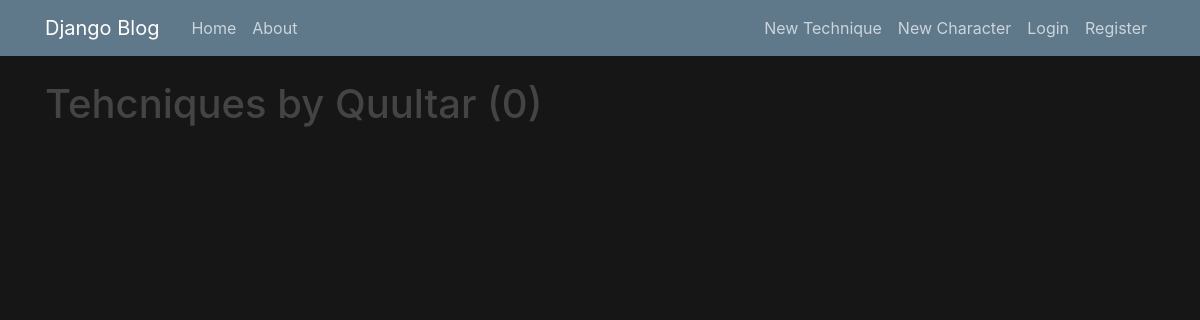
The app's page /unlimited/user/Quultar, older data.
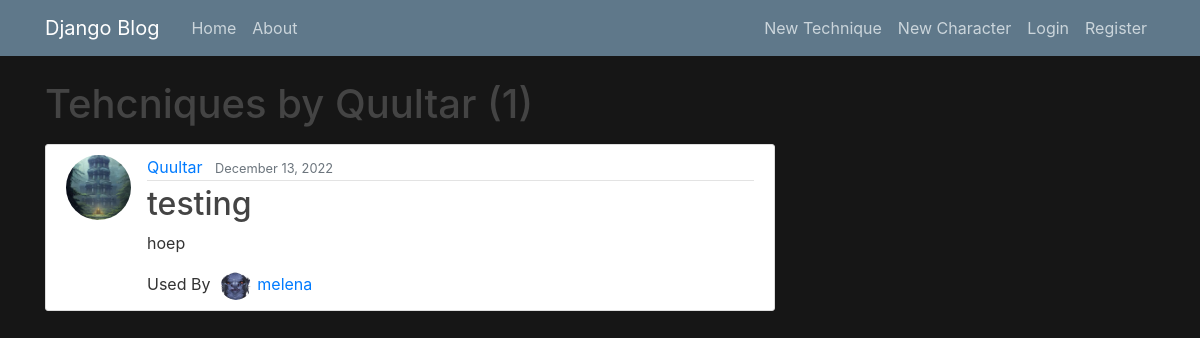
The same page, newer data.
### unlimited/models.py (models this page shows, shortened)
class Technique(models.Model):
    power = models.IntegerField(default=0,null=True)
    boon = models.BooleanField(default=False)
    MULTITARGET_CHOICES = (("0","1"),("1","2"),("2","3"),("3","4"))
    AREA_CHOICES = (("0","none"),("1","small"),("2","medium"),("3","large"))
    RANGE_CHOICES = (("0","touch"),("1","reach"),("2","near"),("3","far"),("4","remote"))
    multitarget = models.CharField(default="0",max_length=100,choices=MULTITARGET_CHOICES, )
    area = models.CharField(default="0",max_length=100,choices=AREA_CHOICES)
    range = models.CharField(default="0",max_length=100,choices=RANGE_CHOICES)
    disarm = models.BooleanField(default=False)
    forceful = models.BooleanField(default=False)
    HEAL_CHOICES = (("0","0%"),("1","50%"),("2","100%"))
    heal = models.CharField(default="0",max_length=100,choices=HEAL_CHOICES)
    destructive = models.BooleanField(default=False)
    combo = models.BooleanField(default=False)
    immobilizing = models.BooleanField(default=False)
    piercing = models.BooleanField(default=False)
    controlled = models.BooleanField(default=False)
    frightning = models.BooleanField(default=False)
    cure = models.BooleanField(default=False)
    SUMMON_CHOICES =  (("0","None"),("1","1"),("2","2"),("3","3"))
    summon = models.CharField(default="0",max_length=100,choices=SUMMON_CHOICES)
    vampiric = models.BooleanField(default=False)
    practiced = models.BooleanField(default=False)
    transformation = models.BooleanField(default=False)
    stunning = models.BooleanField(default=False)
    armor_shred = models.BooleanField(default=False)
    terrain = models.BooleanField(default=False)
    name = models.CharField(max_length=100,unique=True)
    content = models.TextField()
    last_modified = models.DateTimeField(auto_now=True)
    date_created = models.DateTimeField(default=timezone.now)
    author = models.ForeignKey(User, on_delete=models.PROTECT)
    character = models.ForeignKey(Character, on_delete=models.PROTECT)
    slug = models.SlugField(null=True,unique=True)
    max_cost = models.IntegerField(null=True)
    cost = models.IntegerField(null=True)
    success_message = "Technique saved successfully"

class Character(models.Model):
    name = models.CharField(max_length=100,unique=True)
    last_modified = models.DateTimeField(auto_now=True)
    date_created = models.DateTimeField(default=timezone.now)
    player = models.ForeignKey(User,on_delete=models.PROTECT)
    level = models.IntegerField()
    image = models.ImageField(default="default.jpg",upload_to="character_art",blank=True)
    slug = models.SlugField(null=True,unique=True)
    def __str__(self):
        return self.name

### users/models.py (models this page shows, shortened)
class Profile(models.Model):
    user = models.OneToOneField(User, on_delete=models.CASCADE)
    pfp = models.ImageField(default="default.jpg",upload_to="profile_pics")

### unlimited/views.py (the view)
# urls.py: path('user/<str:username>',UserTechniqueListView.as_view(), name="user-techniques"),
class UserTechniqueListView(ListView):
    model = Technique
    template_name = "unlimited/user_techniques.html"
    context_object_name = "techniques"
    paginate_by = 4
    def get_queryset(self):
        user = get_object_or_404(User, username=self.kwargs.get("username"))
        return Technique.objects.filter(author=user).order_by("-date_created")

### unlimited/templates/unlimited/user_techniques.html (shortened to what this page needs)
{% extends "unlimited/base.html" %}
{% block content %}
    <h1 class="mb-3">Tehcniques by {{ view.kwargs.username}} ({{ page_obj.paginator.count }})</h1>
    {% for tech in techniques%}
        <article class="media content-section">
            <img class="rounded-circle article-img" src="{{tech.author.profile.pfp.url}}">
            <div class="media-body">
            <div class="article-metadata">
                <a class="mr-2" href="{% url "user-techniques" tech.author.username %}">{{ tech.author }}</a>
                <small class="text-muted">{{ tech.date_created|date:"F j, Y" }}</small>
            </div>
            <h2><a class="article-title" href="{% url "technique-detail" tech.slug %}">{{ tech.name }}</a></h2>
            <p class="article-content">{{ tech.content }}</p>
            <div >
                Used By  <img class="rounded-circle article-img" style="width:5%;height:5%;margin-left:6px;margin-right:6px" src="{{tech.character.image.url}}"><a class="mr-2" href="{% url "character-detail" tech.character.slug %}">{{ tech.character }}</a>
            </div>
            </div>
        </article>
    {% endfor %}
{% endblock content%}

Row changes from the older to the newer data that the page shows:
added Technique: author.profile.pfp (picture), author "Quultar", date_created "December 13, 2022", name "testing", content "hoep", character.image (placeholder picture), character "melena"
Text that changed along with them:
{{ page_obj.paginator.count }}: "0" → "1"
